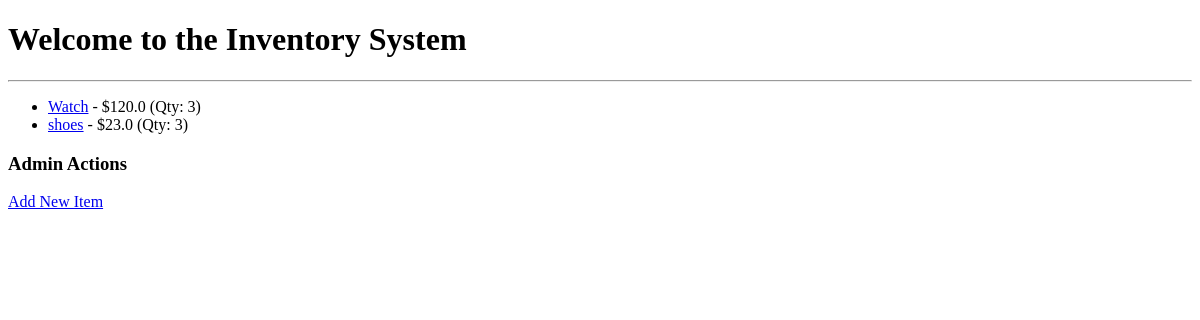
Before: / with the older database file.
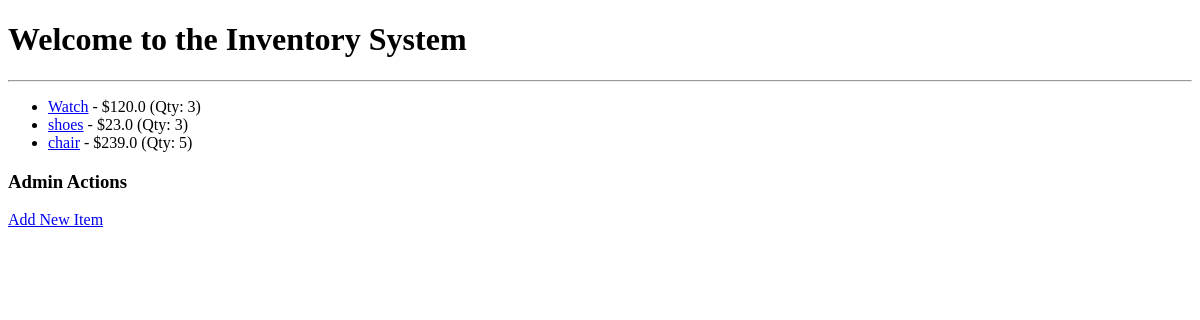
After: the same page with the newer database file.
### model.py (models this page shows)
class Item(Base):
    __tablename__ = "items"
    id = Column(Integer, primary_key=True, index=True)
    name = Column(String, index=True)
    description = Column(String, nullable=True)
    price = Column(Float)
    quantity = Column(Integer)

### main.py (the view)
@app.get("/", response_class=HTMLResponse)
def home_ui(request: Request, db: Session = Depends(get_db)):
    items = db.query(model.Item).all()
    return templates.TemplateResponse("items.html", {"request": request, "items": items})

### templates/items.html
{% extends "main.html" %}
{% block content %}
    <ul>
        {% for item in items %}
            <li>
                <a href="/item/{{ item.id }}">{{ item.name }}</a> - ${{ item.price }} (Qty: {{ item.quantity }})
            </li>
        {% endfor %}
    </ul>
    <h3>Admin Actions</h3>
    <a href="/add?admin=true">Add New Item</a>
{% endblock %}

### templates/main.html (shortened to what this page needs)
<!DOCTYPE html>
<html>
<head>
</head>
<body>
    <h1>Welcome to the Inventory System</h1>
    <hr>
    {% block content %}{% endblock %}
</body>
</html>

Changed rows visible on the page:
added Item: name "chair", price "239.0", quantity "5"
